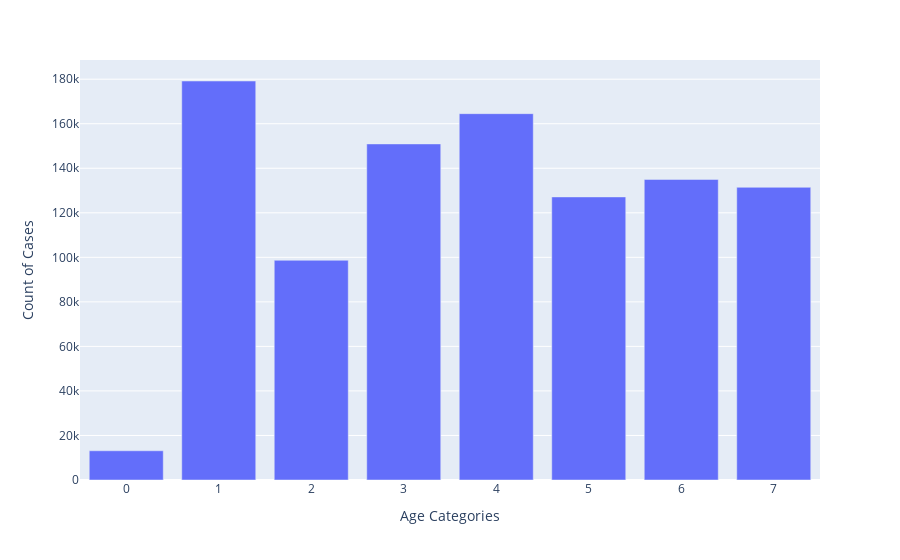

This figure's notebook cell:
### Code cell
px.bar(data, x = "Age Categories", y = "Count of Cases")

### Figure 1 — Plotly figure (JSON) as saved in the notebook; plotly's stock layout.template omitted (floating-point values rounded to 4 significant figures)
{"data": [{"alignmentgroup": "True", "hovertemplate": "Age Categories=%{x}<br>Count of Cases=%{y}<extra></extra>", "legendgroup": "", "marker": {"color": "#636efa", "pattern": {"shape": ""}}, "name": "", "offsetgroup": "", "orientation": "v", "showlegend": false, "textposition": "auto", "type": "bar", "x": [0, 1, 2, 3, 4, 5, 6, 7], "xaxis": "x", "y": [13125, 179188, 98677, 150935, 164515, 127130, 134986, 131445], "yaxis": "y"}], "layout": {"barmode": "relative", "legend": {"tracegroupgap": 0}, "margin": {"t": 60}, "xaxis": {"anchor": "y", "domain": [0, 1], "title": {"text": "Age Categories"}}, "yaxis": {"anchor": "x", "domain": [0, 1], "title": {"text": "Count of Cases"}}}}
